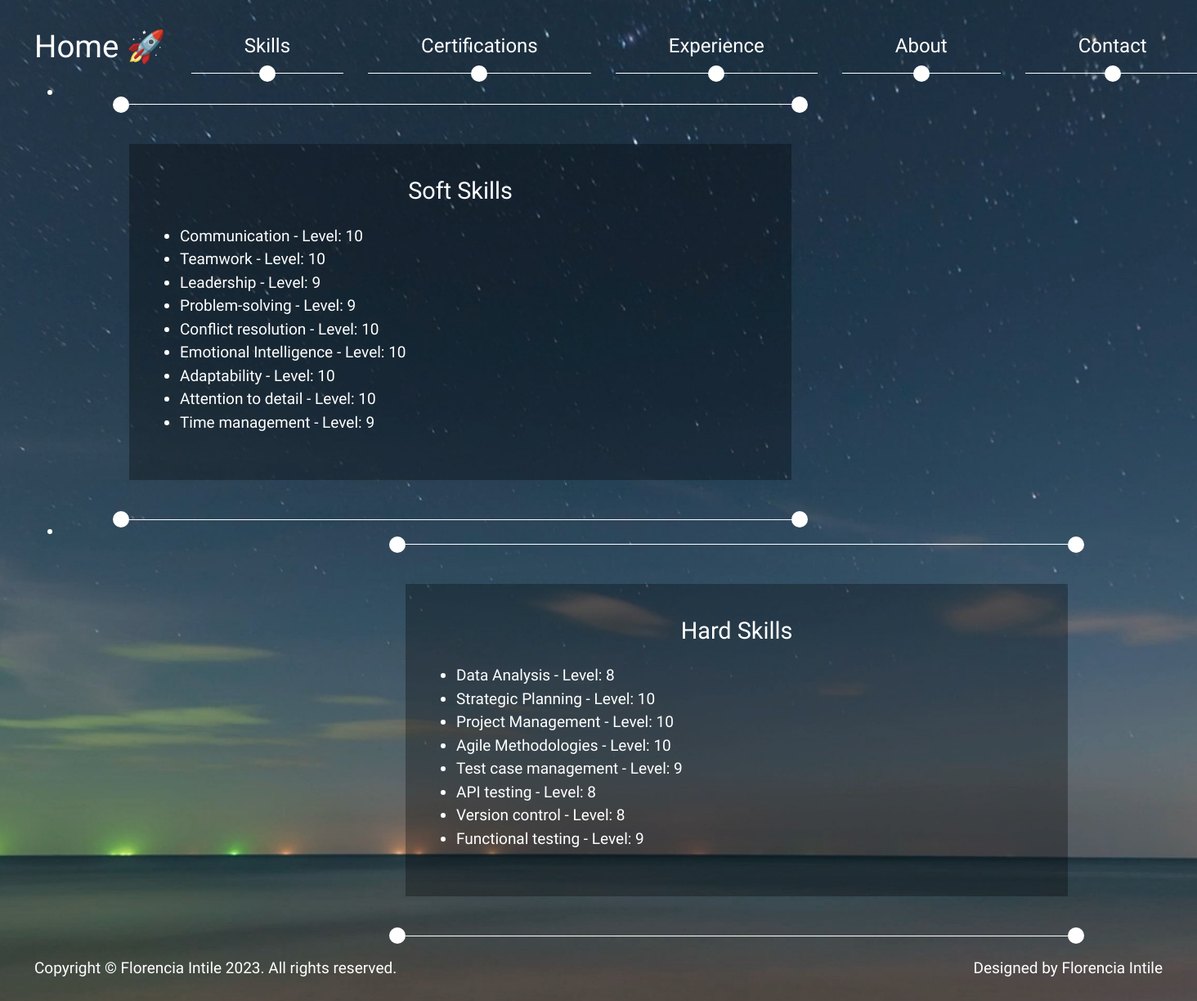
/skills/ (signed in), run on the app's committed database.
### BaseFinalProjectApp/models.py (models this page shows)
class SoftSkills(models.Model):
    Description=models.CharField(max_length=50, unique=True)
    Level=models.PositiveIntegerField()
    def __str__(self):
        return f" {self.Description} - Level: {self.Level}"

class HardSkills(models.Model):
    Description=models.CharField(max_length=50, unique=True)
    Level=models.PositiveIntegerField()
    def __str__(self):
        return f" {self.Description} - Level: {self.Level}"

### BaseFinalProjectApp/views.py (the view)
# urls.py: path('skills/', views.Skill, name="skills"),
def Skill(request):
    context = {}
    if request.POST:
        description = request.POST["Description"]
        SoftFilter = SoftSkills.objects.filter(Description__icontains=description)
        HardFilter = HardSkills.objects.filter(Description__icontains=description)
        if not SoftFilter and not HardFilter:
            message = "No results found."
            context = {"message": message}
        else:
            message = ""
            context = {"SoftFilter": SoftFilter,
                        "HardFilter": HardFilter,
                        "message": message
                        }
        return render(request, 'searchedskills.html', context)
    else:
        context = { "SoftSkills" : SoftSkills.objects.all() ,
                     "HardSkills" : HardSkills.objects.all() ,
                    }
        return render(request,'skills.html' , context )

### BaseFinalProjectApp/context_processors.py (called while the page is built)
def avatar_context(request):
    try:
        avatar_url = Avatar.objects.filter(user=request.user.id)[0].image.url
    except IndexError:
        avatar_url = None
    return {'avatar_url': avatar_url}

### BaseFinalProjectApp/templates/skills.html (shortened to what this page needs)
{% extends "layout.html" %}
{% block content %}
{% load static %}
          <li data-page-no="3" class="px-3">
            <div class="position-relative page-width-1 page-left tm-border-top tm-border-bottom">
              <div class="circle intro-circle-1"></div>
              <div class="circle intro-circle-2"></div>
              <div class="circle intro-circle-3"></div>
              <div class="circle intro-circle-4"></div>
              <div class="tm-bg-dark content-pad">
                <h2 class="mb-4 text-center">Soft Skills</h2>
                <ul>
                  {% for info in SoftSkills %}
                  <li>{{ info }}   </li>
                {% endfor %}
              </ul>
              </div>
            </div>
          </li>
          <li data-page-no="3" class="px-3">
            <div class="position-relative page-width-1 page-right tm-border-top tm-border-bottom">
              <div class="circle intro-circle-1"></div>
              <div class="circle intro-circle-2"></div>
              <div class="circle intro-circle-3"></div>
              <div class="circle intro-circle-4"></div>
              <div class="tm-bg-dark content-pad">
                      <h2 class="mb-4 text-center">Hard Skills</h2>
                      <ul>
                        {% for info in HardSkills %}
                        <li>{{ info }}   </li>
                      {% endfor %}
              </ul>
              </div>
            </div>
          </li>
    {% endblock content %}

### BaseFinalProjectApp/static/css/templatemo-style.css (style rules this page uses)
html, body, .page-container { height: 100%; }
body { font-family: 'Source Sans Pro', sans-serif; font-size: 19px; font-weight: 300; color: white; line-height: 1.5; }
h2 { font-size: 1.8rem; }
.circle { position: absolute; left: calc(50% - 10px); bottom: -10px; width: 20px; height: 20px; background-color: white; border-radius: 50%; }
.tm-border-bottom { border-bottom: 1px solid white; padding-bottom: 48px; }
.tm-border-top { border-top: 1px solid white; padding-top: 48px; }
.content-pad { padding: 40px 30px; }
.page-width-1 { max-width: 810px; }
.page-left { margin-left: 100px; }
.page-right { margin-right: 100px; margin-left: auto; }
.tm-bg-dark { background-color: rgba(0,0,0,0.3); }
.intro-circle-1 { left: -20px; top: -10px; }
.intro-circle-2 { right: -20px; top: -10px; left: auto; }
.intro-circle-3 { right: -20px; bottom: -10px; left: auto; }
.intro-circle-4 { left: -20px; bottom: -10px; }

### data on the page
SoftSkills: Description+Level "Communication - Level: 10"
SoftSkills: Description+Level "Teamwork - Level: 10"
SoftSkills: Description+Level "Leadership - Level: 9"
SoftSkills: Description+Level "Problem-solving - Level: 9"
SoftSkills: Description+Level "Conflict resolution - Level: 10"
SoftSkills: Description+Level "Emotional Intelligence - Level: 10"
SoftSkills: Description+Level "Adaptability - Level: 10"
SoftSkills: Description+Level "Attention to detail - Level: 10"
SoftSkills: Description+Level "Time management - Level: 9"
HardSkills: Description+Level "Data Analysis - Level: 8"
HardSkills: Description+Level "Strategic Planning - Level: 10"
HardSkills: Description+Level "Project Management - Level: 10"
HardSkills: Description+Level "Agile Methodologies - Level: 10"
HardSkills: Description+Level "Test case management - Level: 9"
HardSkills: Description+Level "API testing - Level: 8"
HardSkills: Description+Level "Version control - Level: 8"
HardSkills: Description+Level "Functional testing - Level: 9"
